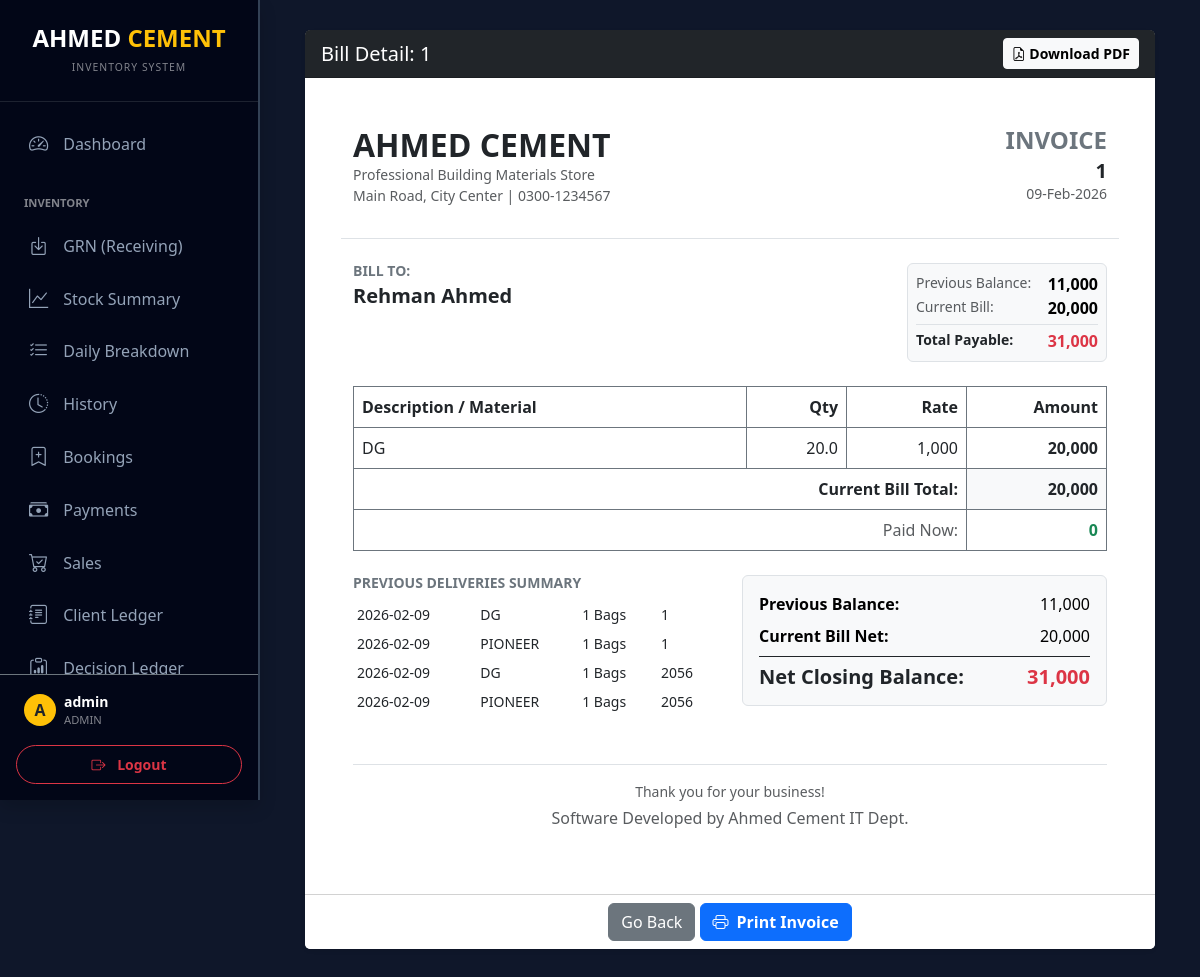
/view_bill/1 (signed in), run on the app's committed database.
### models.py (models this page shows)
class User(UserMixin, db.Model):
    id = db.Column(db.Integer, primary_key=True)
    username = db.Column(db.String(80), unique=True, nullable=False)
    password_hash = db.Column(db.String(200))
    role = db.Column(db.String(20), default='user')  # 'admin' or 'user'
    can_view_stock = db.Column(db.Boolean, default=True)
    can_view_daily = db.Column(db.Boolean, default=True)
    can_view_history = db.Column(db.Boolean, default=True)
    can_import_export = db.Column(db.Boolean, default=False)
    can_manage_directory = db.Column(db.Boolean, default=False)
    restrict_backdated_edit = db.Column(db.Boolean, default=False)

class Booking(db.Model):
    id = db.Column(db.Integer, primary_key=True)
    client_name = db.Column(db.String(100))
    amount = db.Column(db.Float, default=0)
    paid_amount = db.Column(db.Float, default=0)
    manual_bill_no = db.Column(db.String(50))
    photo_path = db.Column(db.String(200))
    date_posted = db.Column(db.DateTime, default=datetime.now)
    items = db.relationship('BookingItem', backref='booking', lazy=True, cascade='all, delete-orphan')
    is_void = db.Column(db.Boolean, default=False)

class BookingItem(db.Model):
    id = db.Column(db.Integer, primary_key=True)
    booking_id = db.Column(db.Integer, db.ForeignKey('booking.id'), nullable=False)
    material_name = db.Column(db.String(100))
    qty = db.Column(db.Float, default=0)
    price_at_time = db.Column(db.Float, default=0)

class Entry(db.Model):
    id = db.Column(db.Integer, primary_key=True)
    date = db.Column(db.String(20))
    time = db.Column(db.String(20))
    type = db.Column(db.String(10))  # 'IN' or 'OUT'
    material = db.Column(db.String(100))
    client = db.Column(db.String(100))
    client_code = db.Column(db.String(50))
    client_category = db.Column(db.String(50))
    qty = db.Column(db.Float, default=0)
    bill_no = db.Column(db.String(50))
    auto_bill_no = db.Column(db.String(50))
    nimbus_no = db.Column(db.String(50))
    invoice_id = db.Column(db.Integer, db.ForeignKey('invoice.id'), nullable=True)
    created_by = db.Column(db.String(80))
    created_at = db.Column(db.DateTime, default=datetime.now)
    is_void = db.Column(db.Boolean, default=False)

### main.py (the view, shortened to what this page needs)
@app.route('/view_bill/<path:bill_no>')
@login_required
def view_bill(bill_no):
    booking = Booking.query.filter(
        (Booking.manual_bill_no == bill_no)
    ).first()
    payment = Payment.query.filter(
        (Payment.manual_bill_no == bill_no)
    ).first()
    invoice = Invoice.query.filter(
        (Invoice.invoice_no == bill_no)
    ).first()
    sale = DirectSale.query.filter(
        (DirectSale.manual_bill_no == bill_no) | (DirectSale.auto_bill_no == bill_no)
    ).first()
    client = None
    client_balance = 0
    previous_balance = 0
    recent_deliveries = []
    if booking or payment or invoice or sale:
        bill_obj_temp = booking or payment or invoice or sale
        c_name = getattr(bill_obj_temp, 'client_name', None)
        c_code = getattr(bill_obj_temp, 'client_code', None)
        if c_code: client = Client.query.filter_by(code=c_code).first()
        if not client and c_name: client = Client.query.filter_by(name=c_name).first()
        if client:
            b_debit = db.session.query(func.sum(Booking.amount)).filter_by(client_name=client.name).scalar() or 0
            b_credit = db.session.query(func.sum(Booking.paid_amount)).filter_by(client_name=client.name).scalar() or 0
            p_credit = db.session.query(func.sum(Payment.amount)).filter_by(client_name=client.name).scalar() or 0
            ds_debit = db.session.query(func.sum(DirectSale.amount)).filter(func.lower(DirectSale.client_name) == client.name.lower()).scalar() or 0
            ds_credit = db.session.query(func.sum(DirectSale.paid_amount)).filter(func.lower(DirectSale.client_name) == client.name.lower()).scalar() or 0
            client_balance = (b_debit + ds_debit) - (b_credit + p_credit + ds_credit)
            effect = 0
            if booking: effect = (booking.amount or 0) - (booking.paid_amount or 0)
            elif sale: effect = (sale.amount or 0) - (sale.paid_amount or 0)
            elif payment: effect = -(payment.amount or 0)
            elif invoice: effect = invoice.balance or 0
            previous_balance = client_balance - effect
            recent_deliveries = Entry.query.filter(
                (Entry.client_code == client.code) | (Entry.client == client.name),
                Entry.type == 'OUT'
            ).order_by(Entry.date.desc(), Entry.time.desc()).limit(5).all()
    if booking:
        return render_template('view_bill.html', bill=booking, type='Booking', items=booking.items, client=client, client_balance=client_balance, previous_balance=previous_balance, recent_deliveries=recent_deliveries)

### templates/view_bill.html (shortened to what this page needs)
{% extends "layout.html" %}
{% block content %}
<div class="card shadow-sm mx-auto border-0" style="max-width: 850px; background: white; color: black;">
    <div class="card-header bg-dark text-white d-flex justify-content-between align-items-center d-print-none">
        <h5 class="mb-0">Bill Detail: {{ bill.manual_bill_no or bill.auto_bill_no or bill.invoice_no or '---' }}</h5>
        <a href="/download_invoice/{{ (bill.manual_bill_no or bill.auto_bill_no or bill.invoice_no or '')|replace('#', '%23') }}" class="btn btn-light btn-sm fw-bold">
            <i class="bi bi-file-earmark-pdf"></i> Download PDF
        </a>
    </div>
    <div class="card-body p-5">
        <div class="row mb-4 border-bottom pb-3">
            <div class="col-8">
                <h2 class="fw-bold text-dark mb-0">AHMED CEMENT</h2>
                <p class="text-muted small mb-0">Professional Building Materials Store</p>
                <p class="text-muted small">Main Road, City Center | 0300-1234567</p>
            </div>
            <div class="col-4 text-end">
                <h4 class="fw-bold text-uppercase text-secondary mb-1">INVOICE</h4>
                <h5 class="fw-bold text-dark mb-0">{{ bill.manual_bill_no or bill.auto_bill_no or bill.invoice_no or '---' }}</h5>
                <p class="text-muted small">{{ bill.date_posted.strftime('%d-%b-%Y') if (bill.date_posted is defined and bill.date_posted) else datetime.now().strftime('%d-%b-%Y') }}</p>
            </div>
        </div>
        <div class="row mb-4">
            <div class="col-6">
                <h6 class="fw-bold text-uppercase text-secondary small mb-1">Bill To:</h6>
                <h5 class="fw-bold text-dark mb-0">{{ bill.supplier if bill.supplier is defined else bill.client_name }}</h5>
            </div>
            <div class="col-6 text-end">
                {% if client %}
                <div class="bg-light p-2 rounded border d-inline-block text-start" style="min-width: 200px;">
                    <div class="d-flex justify-content-between"><span class="small text-muted">Previous Balance:</span> <span class="fw-bold">{{ "{:,.0f}".format(previous_balance) }}</span></div>
                    <div class="d-flex justify-content-between border-bottom pb-1 mb-1"><span class="small text-muted">Current Bill:</span> <span class="fw-bold">{{ "{:,.0f}".format(bill.amount or 0) }}</span></div>
                    <div class="d-flex justify-content-between"><span class="small text-dark fw-bold">Total Payable:</span> <span class="fw-bold text-danger">{{ "{:,.0f}".format(previous_balance + (bill.amount or 0)) }}</span></div>
                </div>
                {% endif %}
            </div>
        </div>
        <table class="table table-bordered border-secondary mb-4">
            <thead class="bg-light text-dark">
                <tr>
                    <th class="py-2">Description / Material</th>
                    <th class="text-end py-2" style="width: 100px;">Qty</th>
                    <th class="text-end py-2" style="width: 120px;">Rate</th>
                    <th class="text-end py-2" style="width: 140px;">Amount</th>
                </tr>
            </thead>
            <tbody>
                {% for item in items %}
                <tr>
                    <td class="py-2">{{ item.name or item.material_name or item.product_name }}</td>
                    <td class="text-end py-2">{{ item.qty }}</td>
                    <td class="text-end py-2">{{ "{:,.0f}".format(item.price_at_time or 0) }}</td>
                    <td class="text-end py-2 fw-bold">{{ "{:,.0f}".format((item.qty or 0) * (item.price_at_time or 0)) }}</td>
                </tr>
                {% endfor %}
            </tbody>
            <tfoot>
                <tr>
                    <td colspan="3" class="text-end fw-bold">Current Bill Total:</td>
                    <td class="text-end fw-bold bg-light">{{ "{:,.0f}".format(bill.amount or 0) }}</td>
                </tr>
                {% if type in ['Booking', 'DirectSale', 'Invoice'] %}
                <tr>
                    <td colspan="3" class="text-end text-muted">Paid Now:</td>
                    <td class="text-end text-success fw-bold">{{ "{:,.0f}".format(bill.paid_amount or 0) }}</td>
                </tr>
                {% endif %}
            </tfoot>
        </table>
        <div class="row mb-5">
            <div class="col-6">
                {% if recent_deliveries %}
                <h6 class="fw-bold text-uppercase text-secondary small mb-2">Previous Deliveries Summary</h6>
                <table class="table table-sm table-borderless small text-muted mb-0">
                    {% for d in recent_deliveries %}
                    <tr>
                        <td>{{ d.date }}</td>
                        <td>{{ d.material }}</td>
                        <td>{{ d.qty|int }} Bags</td>
                        <td>{{ d.bill_no or '-' }}</td>
                    </tr>
                    {% endfor %}
                </table>
                {% endif %}
            </div>
            <div class="col-6">
                <div class="border rounded p-3 bg-light">
                    <div class="d-flex justify-content-between mb-2">
                        <span class="fw-bold">Previous Balance:</span>
                        <span>{{ "{:,.0f}".format(previous_balance) }}</span>
                    </div>
                    <div class="d-flex justify-content-between mb-2">
                        <span class="fw-bold">Current Bill Net:</span>
                        <span>
                            {% if type == 'Payment' %}
                                -{{ "{:,.0f}".format(bill.amount or 0) }}
                            {% else %}
                                {{ "{:,.0f}".format((bill.amount or 0) - (bill.paid_amount or 0)) }}
                            {% endif %}
                        </span>
                    </div>
                    <div class="d-flex justify-content-between border-top border-dark pt-2 mt-2">
                        <span class="h5 fw-bold text-dark mb-0">Net Closing Balance:</span>
                        <span class="h5 fw-bold text-danger mb-0">{{ "{:,.0f}".format(client_balance) }}</span>
                    </div>
                </div>
            </div>
        </div>
        <div class="text-center border-top pt-3 mt-4">
            <p class="text-muted small mb-1">Thank you for your business!</p>
            <p class="text-muted x-small">Software Developed by Ahmed Cement IT Dept.</p>
        </div>
    </div>
    <div class="card-footer bg-white text-center d-print-none">
        <a href="javascript:history.back()" class="btn btn-secondary">Go Back</a>
        <button onclick="window.print()" class="btn btn-primary fw-bold"><i class="bi bi-printer me-2"></i>Print Invoice</button>
    </div>
</div>
{% endblock %}

### templates/layout.html (shortened to what this page needs)
<!DOCTYPE html>
<html lang="en">
<head>
    <link href="https://cdn.jsdelivr.net/npm/bootstrap@5.3.0/dist/css/bootstrap.min.css" rel="stylesheet">
    <link rel="stylesheet" href="https://cdn.jsdelivr.net/npm/bootstrap-icons@1.10.0/font/bootstrap-icons.css">
    <link rel="stylesheet" href="https://cdn.jsdelivr.net/npm/flatpickr/dist/flatpickr.min.css">
    <link rel="stylesheet" href="https://cdn.jsdelivr.net/npm/flatpickr/dist/themes/dark.css">
</head>
<body>
{% if current_user.is_authenticated %}
    <div class="sidebar shadow" id="sidebar">
        <div class="p-4 text-center border-bottom border-secondary border-opacity-25">
            <h4 class="fw-bold text-white mb-0">AHMED <span class="text-warning">CEMENT</span></h4>
            <small class="text-white-50 text-uppercase" style="font-size: 0.65rem; letter-spacing: 1px;">Inventory System</small>
        </div>
        <div class="sidebar-nav-container">
            <nav class="py-3">
                <a href="/" class="nav-link {{ 'active' if request.path == '/' }}" onclick="closeSidebar()">
                    <i class="bi bi-speedometer2"></i> Dashboard
                </a>
                <div class="text-white-50 small fw-bold px-4 mt-4 mb-2 text-uppercase" style="font-size: 0.7rem;">Inventory</div>
                {% if current_user.can_view_stock or current_user.role == 'admin' %}
                <a href="/grn" class="nav-link {{ 'active' if request.path == '/grn' }}" onclick="closeSidebar()">
                    <i class="bi bi-box-arrow-in-down"></i> GRN (Receiving)
                </a>
                <a href="/stock_summary" class="nav-link {{ 'active' if request.path == '/stock_summary' }}" onclick="closeSidebar()">
                    <i class="bi bi-graph-up"></i> Stock Summary
                </a>
                {% endif %}
                {% if current_user.can_view_daily or current_user.role == 'admin' %}
                <a href="/daily_transactions" class="nav-link {{ 'active' if request.path == '/daily_transactions' }}" onclick="closeSidebar()">
                    <i class="bi bi-list-check"></i> Daily Breakdown
                </a>
                {% endif %}
                {% if current_user.can_view_history or current_user.role == 'admin' %}
                <a href="/tracking" class="nav-link {{ 'active' if request.path == '/tracking' }}" onclick="closeSidebar()">
                    <i class="bi bi-clock-history"></i> History
                </a>
                <a href="/bookings" class="nav-link {{ 'active' if request.path == '/bookings' }}" onclick="closeSidebar()">
                    <i class="bi bi-bookmark-plus"></i> Bookings
                </a>
                <a href="/payments" class="nav-link {{ 'active' if request.path == '/payments' }}" onclick="closeSidebar()">
                    <i class="bi bi-cash-stack"></i> Payments
                </a>
                <a href="/direct_sales" class="nav-link {{ 'active' if request.path == '/direct_sales' }}" onclick="closeSidebar()">
                    <i class="bi bi-cart-check"></i> Sales
                </a>
                <a href="/clients" class="nav-link {{ 'active' if request.path.startswith('/ledger') or request.path == '/clients' }}" onclick="closeSidebar()">
                    <i class="bi bi-journal-text"></i> Client Ledger
                </a>
                <a href="/decision_ledger" class="nav-link {{ 'active' if request.path == '/decision_ledger' }}" onclick="closeSidebar()">
                    <i class="bi bi-clipboard-data"></i> Decision Ledger
                </a>
                {% endif %}
            </nav>
        </div>
        <div class="p-3 border-top border-secondary">
            <div class="d-flex align-items-center mb-3 px-2">
                <div class="bg-warning rounded-circle me-2 d-flex align-items-center justify-content-center text-dark fw-bold" style="width: 32px; height: 32px; flex-shrink: 0;">
                    {{ current_user.username[0]|upper }}
                </div>
                <div class="overflow-hidden">
                    <div class="text-white fw-bold small text-truncate">{{ current_user.username }}</div>
                    <div class="text-white-50 x-small" style="font-size: 0.7rem;">{{ current_user.role|upper }}</div>
                </div>
            </div>
            <a href="/logout" class="btn btn-outline-danger w-100 btn-sm fw-bold py-2 rounded-pill">
                <i class="bi bi-box-arrow-right me-2"></i> Logout
            </a>
        </div>
    </div>
{% endif %}
<div class="main-content {{ 'ms-0' if not current_user.is_authenticated }}">
    <div class="container-fluid px-0 px-sm-2">
        {% block content %}{% endblock %}
    </div>
</div>
</body>
</html>

### data on the page
User: username "A", username "admin", role "ADMIN"
Booking: manual_bill_no "1", client_name "Rehman Ahmed", amount "20,000", previous_balance+(bill.amountor0) "31,000", paid_amount "0", (bill.amountor0)-(bill.paid_amountor0) "20,000"
BookingItem: material_name "DG", qty "20.0", price_at_time "1,000", (item.qtyor0)*(item.price_at_timeor0) "20,000"
Entry: date "2026-02-09", material "DG", qty "1", bill_no "1"
Entry: date "2026-02-09", material "PIONEER", qty "1", bill_no "1"
Entry: date "2026-02-09", material "DG", qty "1", bill_no "2056"
Entry: date "2026-02-09", material "PIONEER", qty "1", bill_no "2056"

### other printed values
{{ "{:,.0f}".format(previous_balance) }} "11,000"
{{ "{:,.0f}".format(client_balance) }} "31,000"
